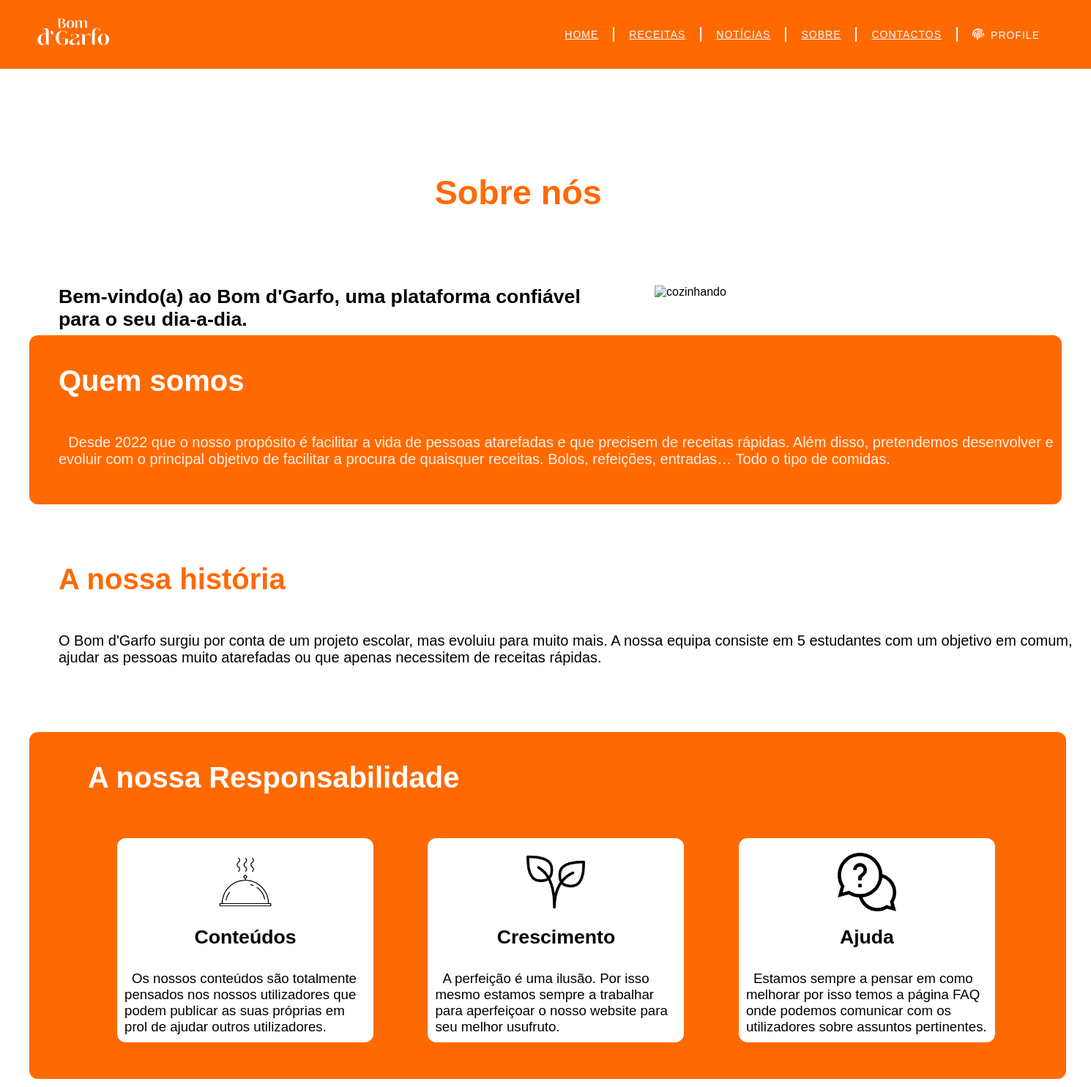
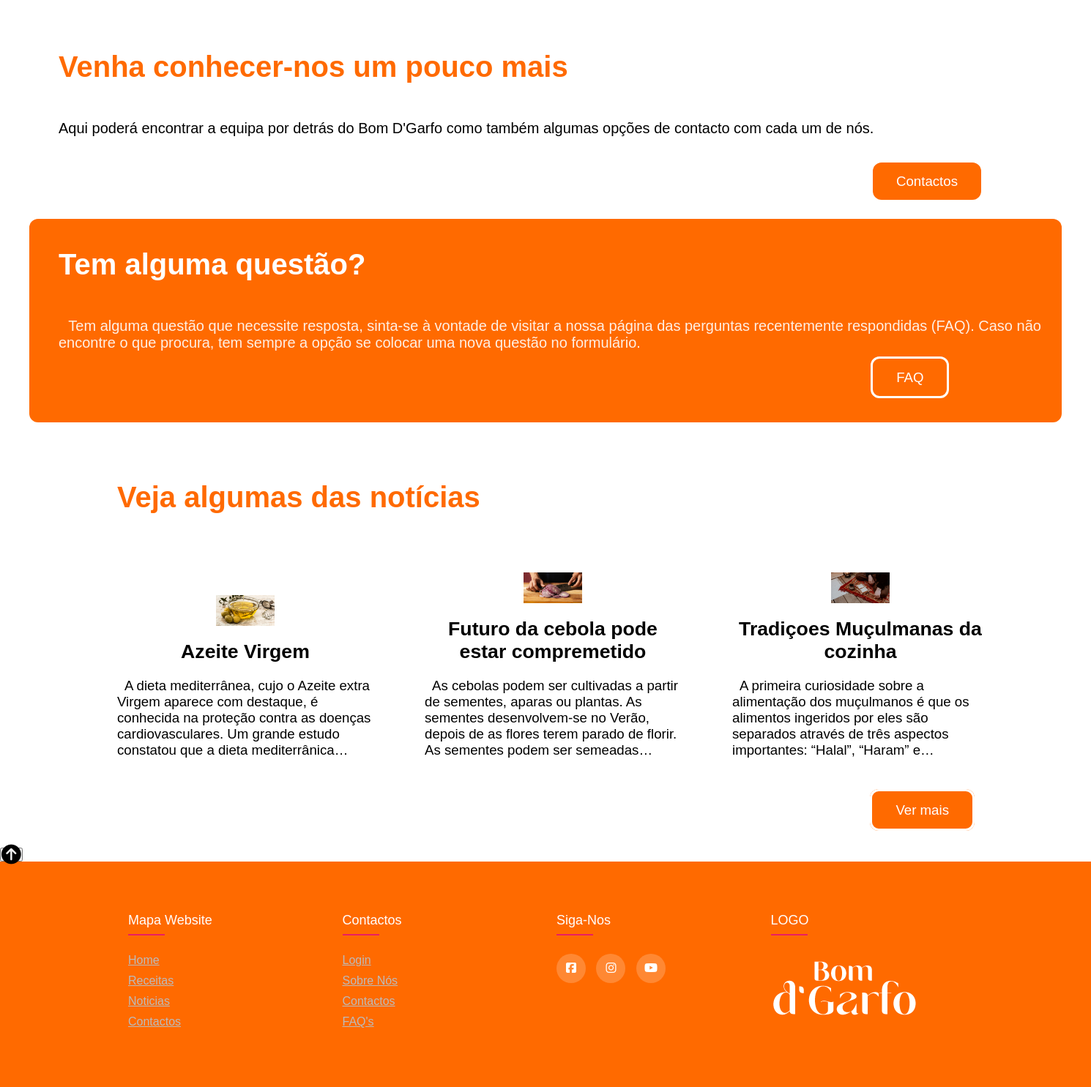
Page /HTML/sobre.php (signed in) on the committed database (2 pictures, top to bottom).
### tables this page shows
CREATE TABLE `noticias` (
  `IDNoticia` int(11) NOT NULL,
  `titulo` varchar(45) NOT NULL,
  `fotos` varchar(50) NOT NULL,
  `descricao` varchar(500) NOT NULL
);

### HTML/sobre.php (the view, shortened to what this page needs)
<?php
    $host="localhost";
    $database="bom_dgarfo";
    $user="root";
    $pass="";
    $conn = new mysqli($host, $user, $pass, $database);
?>
<!DOCTYPE html>
<html lang="en" dir="ltr">
<head>
    <link rel="stylesheet" href="../CSS/style_sobre.css">
    <header>
        <a href="index.php"><img src="../IMG/LogotipoNavbar.png" alt="" class="logo"></a>
        <nav class="navigation-menu">
          <a href="index.php">Home</a>
          <hr>
          <a href="receitas.php">Receitas</a>
          <hr>
          <a href="noticias.php">Notícias</a>
          <hr>
          <a href="sobre.php">Sobre</a>
          <hr>
          <a href="contactos.php">Contactos</a>
          <hr>
          <a id="profileclick"><i class="fas fa-fingerprint"></i>Profile</a>
        </nav>
    </header>
</head>
<?php
        if (isset($_SESSION['user'])) {
          ?>
            <li><a href="backoffice.php">Backoffice</a></li>
            <li><a href="faq_logout.php">Logout</a></li>
       <?php } else {
        ?> <li><a href="../login/PHP/login.php">Login</a></li> <?php
       }
    ?>
<body>
    <section class="sobre">
        <h2> Sobre nós </h2>
        <div class="inicio">
            <p class="Bemvindo"> Bem-vindo(a) ao Bom d'Garfo, uma plataforma confiável para o seu dia-a-dia. </p>
            <img class="cozinhando" src="../IMG/cozinhando.jpg" alt="cozinhando">
        </div>
        <div class="Quemsomos">
          <h3> Quem somos </h3>
          <p> Desde 2022 que o nosso propósito é facilitar a vida de pessoas atarefadas e que precisem de receitas rápidas. Além disso,
            pretendemos desenvolver e evoluir com o principal objetivo de facilitar a procura de quaisquer receitas. Bolos, refeições,
            entradas… Todo o tipo de comidas. </p>
        </div>
        <div class="historia">
          <h3> A nossa história </h3>
          <p> O Bom d'Garfo surgiu por conta de um projeto escolar, mas evoluiu para muito mais. A nossa equipa consiste em 5 estudantes
            com um objetivo em comum, ajudar as pessoas muito atarefadas ou que apenas necessitem de receitas rápidas. </p>
        </div>
        <div class="responsabilidade">
          <h3> A nossa Responsabilidade </h3>
          <div class="resps">
          <div class="resp1">
            <img src="../IMG/food.png">
            <h4> Conteúdos </h4>
            <p> Os nossos conteúdos são totalmente pensados nos nossos utilizadores que podem publicar as suas próprias em prol de ajudar outros utilizadores. </p>
          </div>
          <div class="resp2">
            <img src="../IMG/grow.png">
            <h4> Crescimento </h4>
            <p> A perfeição é uma ilusão. Por isso mesmo estamos sempre a trabalhar para aperfeiçoar o nosso website para seu melhor usufruto. </p>
          </div>
          <div class="resp3">
            <img src="../IMG/help.png">
            <h4> Ajuda </h4>
            <p> Estamos sempre a pensar em como melhorar por isso temos a página FAQ onde podemos comunicar com os utilizadores sobre assuntos pertinentes. </p>
          </div>
        </div>
        </div>
        <div class="contactos">
            <h3> Venha conhecer-nos um pouco mais </h3>
            <p> Aqui poderá encontrar a equipa por detrás do Bom D'Garfo como também algumas opções de contacto com cada um de nós. </p>
            <a class="btnCtt" href="a.php"> Contactos</a>
        </div>
        <div class="FAQ">
            <h3> Tem alguma questão? </h3>
            <p> Tem alguma questão que necessite resposta, sinta-se à vontade de visitar a nossa página das perguntas recentemente respondidas (FAQ).
                Caso não encontre o que procura, tem sempre a opção se colocar uma nova questão no formulário. </p>
            <a class="btnFAQ" href="b.php"> FAQ </a>
        </div>
        <div class="noticias">
          <h3> Veja algumas das notícias </h3>
          <div class="notic1">
          <?php
            $query = "SELECT * FROM noticias LIMIT 3";
            $result_set = $conn->query($query);
            while ($row = $result_set->fetch_object()) {
              echo "<div class='not' id='popup-article?id=$row->IDNoticia'>
                          <div class='imagemmodal'><img src='../IMG/".$row->fotos."' alt=''></div>
                          <h4>".$row->titulo."</h4>
                          <p>".$row->descricao."</p>
                    </div>";
            }
          ?>
          </div>
          <a class="btnnot" href="b.php"> Ver mais </a>
      </div>
    </section>
  <button class="bt-top" onclick="backtop()"><i class="fa-solid fa-circle-arrow-up fa-2xl"></i></button>
  <footer class="footer">
        <div class="container">
          <div class="row">
            <div class="footer-col">
              <h4>mapa website</h4>
              <ul>
                <li><a href="index.php">Home</a></li>
                <li><a href="receitas.php">Receitas</a></li>
                <li><a href="noticias.php">Noticias</a></li>
                <li><a href="dicas.php">Contactos</a></li>
              </ul>
            </div>
            <div class="footer-col">
              <h4>contactos</h4>
              <ul>
                <li><a href="login.php">Login</a></li>
                <li><a href="sobre.php">Sobre Nós</a></li>
                <li><a href="contactos.php">Contactos</a></li>
                <li><a href="faq.php">FAQ's</a></li>
              </ul>
            </div>
            <div class="footer-col">
              <h4>siga-nos</h4>
              <div class="social-links">
                <a href="#"><i class="fa-brands fa-facebook-square"></i></a>
                <a href="#"><i class="fa-brands fa-instagram"></i></a>
                <a href="#"><i class="fa-brands fa-youtube"></i></a>
              </div>
            </div>
            <div class="footer-col">
              <h4>LOGO</h4>
              <a href="index.php"><img src="../IMG/LogotipoBranco.png" alt=""></a>
            </div>
          </div>
        </div>
      </footer>
  </body>
  </html>

### rows in the picture
noticias: fotos (picture), titulo "Azeite Virgem", descricao "A dieta mediterrânea, cujo o Azeite extra Virgem aparece com destaque, é conhecida na proteção contra as doenças cardiovasculares. Um grande estudo constatou que a dieta…"
noticias: fotos (picture), titulo "Futuro da cebola pode estar compremetido", descricao "As cebolas podem ser cultivadas a partir de sementes, aparas ou plantas. As sementes desenvolvem-se no Verão, depois de as flores terem parado de florir. As sementes podem ser…"
noticias: fotos (picture), titulo "Tradiçoes Muçulmanas da cozinha", descricao "A primeira curiosidade sobre a alimentação dos muçulmanos é que os alimentos ingeridos por eles são separados através de três aspectos importantes: “Halal”, “Haram”…"
